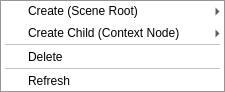
<?xml version="1.0" encoding="UTF-8"?>
<ui version="4.0">
 <class>HierarchyContextMenu</class>
 <widget class="QMenu" name="HierarchyContextMenu">
  <widget class="QMenu" name="menuCreate">
   <property name="title"><string>Create (Scene Root)</string></property>
   <addaction name="actionEmpty"/><addaction name="actionCamera"/><addaction name="actionMesh"/>
   <addaction name="separator"/>
   <addaction name="actionCanvas"/><addaction name="actionImage"/><addaction name="actionUIEmpty"/>
  </widget>
  <widget class="QMenu" name="menuCreateChild">
   <property name="title"><string>Create Child (Context Node)</string></property>
   <property name="createChild" stdset="0"><bool>true</bool></property>
   <addaction name="actionEmpty"/><addaction name="actionCamera"/><addaction name="actionMesh"/>
   <addaction name="separator"/>
   <addaction name="actionCanvas"/><addaction name="actionImage"/><addaction name="actionUIEmpty"/>
  </widget>
  <action name="actionEmpty"><property name="text"><string>Empty</string></property><property name="nodeKind" stdset="0"><number>0</number></property><property name="nodeName" stdset="0"><string>GameObject</string></property></action>
  <action name="actionCamera"><property name="text"><string>Camera</string></property><property name="nodeKind" stdset="0"><number>1</number></property><property name="nodeName" stdset="0"><string>Camera</string></property></action>
  <action name="actionMesh"><property name="text"><string>Mesh</string></property><property name="nodeKind" stdset="0"><number>2</number></property><property name="nodeName" stdset="0"><string>Mesh</string></property></action>
  <action name="actionCanvas"><property name="text"><string>UI Canvas</string></property><property name="nodeKind" stdset="0"><number>3</number></property><property name="nodeName" stdset="0"><string>Canvas</string></property></action>
  <action name="actionImage"><property name="text"><string>UI Image</string></property><property name="nodeKind" stdset="0"><number>4</number></property><property name="nodeName" stdset="0"><string>Image</string></property></action>
  <action name="actionUIEmpty"><property name="text"><string>UI Empty</string></property><property name="nodeKind" stdset="0"><number>5</number></property><property name="nodeName" stdset="0"><string>UI Object</string></property></action>
  <action name="actionRefresh"><property name="text"><string>Refresh</string></property></action>
  <action name="actionDelete"><property name="text"><string>Delete</string></property><property name="toolTip"><string>删除节点及其子节点，可撤销。</string></property></action>
  <addaction name="menuCreate"/>
  <addaction name="menuCreateChild"/>
  <addaction name="separator"/>
  <addaction name="actionDelete"/>
  <addaction name="separator"/>
  <addaction name="actionRefresh"/>
 </widget>
 <resources/>
 <connections/>
</ui>
